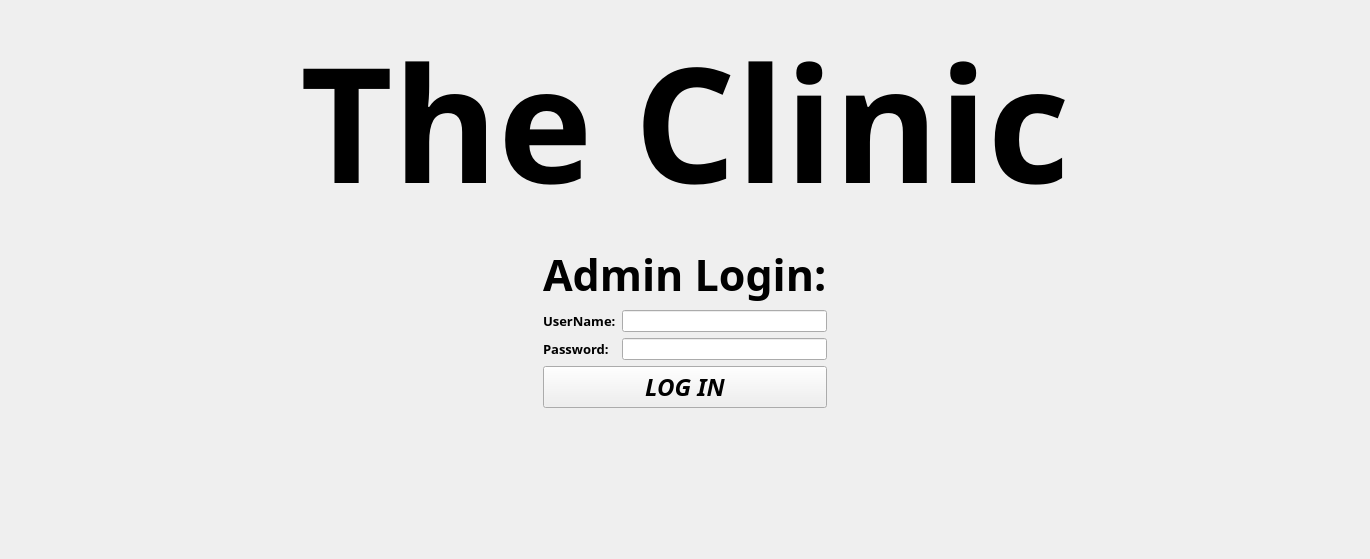
          <widget class="QWidget" name="tab">
           <attribute name="icon">
            <iconset>
             <normalon>:/Admin.ico</normalon>
            </iconset>
           </attribute>
           <attribute name="title">
            <string>Admin</string>
           </attribute>
           <layout class="QGridLayout" name="gridLayout_4">
            <item row="1" column="2">
             <spacer name="horizontalSpacer_2">
              <property name="orientation">
               <enum>Qt::Horizontal</enum>
              </property>
              <property name="sizeHint" stdset="0">
               <size>
                <width>517</width>
                <height>20</height>
               </size>
              </property>
             </spacer>
            </item>
            <item row="0" column="0" colspan="3">
             <widget class="QLabel" name="mainTitle_3">
              <property name="font">
               <font>
                <family>Embassy BT</family>
                <pointsize>120</pointsize>
                <weight>75</weight>
                <bold>true</bold>
               </font>
              </property>
              <property name="frameShape">
               <enum>QFrame::NoFrame</enum>
              </property>
              <property name="frameShadow">
               <enum>QFrame::Sunken</enum>
              </property>
              <property name="text">
               <string>The Clinic</string>
              </property>
              <property name="alignment">
               <set>Qt::AlignCenter</set>
              </property>
             </widget>
            </item>
            <item row="1" column="1">
             <widget class="QFrame" name="frame_10">
              <property name="frameShape">
               <enum>QFrame::NoFrame</enum>
              </property>
              <property name="frameShadow">
               <enum>QFrame::Sunken</enum>
              </property>
              <layout class="QFormLayout" name="formLayout_14">
               <item row="1" column="0">
                <widget class="QLabel" name="label_10">
                 <property name="font">
                  <font>
                   <family>MV Boli</family>
                   <pointsize>10</pointsize>
                   <weight>75</weight>
                   <bold>true</bold>
                  </font>
                 </property>
                 <property name="text">
                  <string>UserName:</string>
                 </property>
                </widget>
               </item>
               <item row="1" column="1">
                <widget class="QLineEdit" name="adminUsername"/>
               </item>
               <item row="2" column="0">
                <widget class="QLabel" name="label_55">
                 <property name="font">
                  <font>
                   <family>MV Boli</family>
                   <pointsize>10</pointsize>
                   <weight>75</weight>
                   <bold>true</bold>
                  </font>
                 </property>
                 <property name="text">
                  <string>Password:</string>
                 </property>
                </widget>
               </item>
               <item row="2" column="1">
                <widget class="QLineEdit" name="adminPassword">
                 <property name="echoMode">
                  <enum>QLineEdit::Password</enum>
                 </property>
                </widget>
               </item>
               <item row="4" column="0" colspan="2">
                <widget class="QPushButton" name="adminLogin">
                 <property name="font">
                  <font>
                   <family>News701 BT</family>
                   <pointsize>18</pointsize>
                   <weight>75</weight>
                   <italic>true</italic>
                   <bold>true</bold>
                  </font>
                 </property>
                 <property name="text">
                  <string>LOG IN</string>
                 </property>
                </widget>
               </item>
               <item row="5" column="0" colspan="2">
                <widget class="QLabel" name="adminWarning">
                 <property name="enabled">
                  <bool>true</bool>
                 </property>
                 <property name="font">
                  <font>
                   <family>Impact</family>
                   <pointsize>12</pointsize>
                   <weight>75</weight>
                   <bold>true</bold>
                  </font>
                 </property>
                 <property name="text">
                  <string/>
                 </property>
                 <property name="alignment">
                  <set>Qt::AlignRight|Qt::AlignTrailing|Qt::AlignVCenter</set>
                 </property>
                </widget>
               </item>
               <item row="0" column="0" colspan="2">
                <widget class="QLabel" name="label_12">
                 <property name="font">
                  <font>
                   <family>Embassy BT</family>
                   <pointsize>32</pointsize>
                   <weight>75</weight>
                   <bold>true</bold>
                  </font>
                 </property>
                 <property name="text">
                  <string>Admin Login:</string>
                 </property>
                </widget>
               </item>
              </layout>
             </widget>
            </item>
            <item row="2" column="1">
             <spacer name="verticalSpacer_3">
              <property name="orientation">
               <enum>Qt::Vertical</enum>
              </property>
              <property name="sizeHint" stdset="0">
               <size>
                <width>20</width>
                <height>103</height>
               </size>
              </property>
             </spacer>
            </item>
            <item row="1" column="0">
             <spacer name="horizontalSpacer">
              <property name="orientation">
               <enum>Qt::Horizontal</enum>
              </property>
              <property name="sizeHint" stdset="0">
               <size>
                <width>517</width>
                <height>20</height>
               </size>
              </property>
             </spacer>
            </item>
           </layout>
          </widget>
